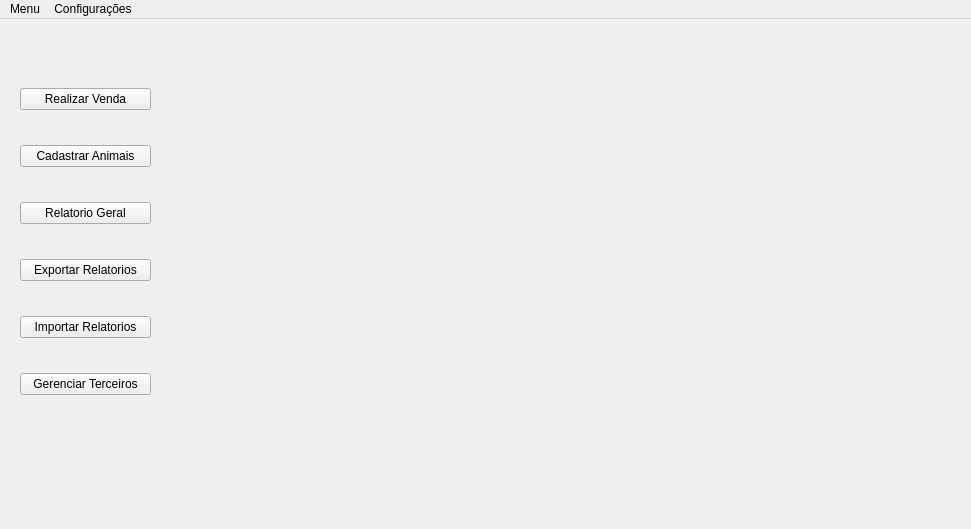
<?xml version="1.0" encoding="UTF-8"?>
<ui version="4.0">
 <class>MainWindow</class>
 <widget class="QMainWindow" name="MainWindow">
  <property name="geometry">
   <rect>
    <x>0</x>
    <y>0</y>
    <width>971</width>
    <height>529</height>
   </rect>
  </property>
  <property name="windowTitle">
   <string>MainWindow</string>
  </property>
  <widget class="QWidget" name="centralwidget">
   <widget class="QWidget" name="widget" native="true">
    <property name="geometry">
     <rect>
      <x>20</x>
      <y>30</y>
      <width>141</width>
      <height>421</height>
     </rect>
    </property>
    <widget class="QWidget" name="">
     <property name="geometry">
      <rect>
       <x>0</x>
       <y>10</y>
       <width>131</width>
       <height>371</height>
      </rect>
     </property>
     <layout class="QVBoxLayout" name="verticalLayout">
      <item>
       <widget class="QPushButton" name="pushButton">
        <property name="text">
         <string>Realizar Venda</string>
        </property>
       </widget>
      </item>
      <item>
       <widget class="QPushButton" name="pushButton_2">
        <property name="text">
         <string>Cadastrar Animais</string>
        </property>
       </widget>
      </item>
      <item>
       <widget class="QPushButton" name="pushButton_3">
        <property name="text">
         <string>Relatorio Geral</string>
        </property>
       </widget>
      </item>
      <item>
       <widget class="QPushButton" name="pushButton_4">
        <property name="text">
         <string>Exportar Relatorios</string>
        </property>
       </widget>
      </item>
      <item>
       <widget class="QPushButton" name="pushButton_5">
        <property name="text">
         <string>Importar Relatorios</string>
        </property>
       </widget>
      </item>
      <item>
       <widget class="QPushButton" name="pushButton_6">
        <property name="text">
         <string>Gerenciar Terceiros</string>
        </property>
       </widget>
      </item>
     </layout>
    </widget>
   </widget>
   <widget class="QStackedWidget" name="stackedWidget">
    <property name="geometry">
     <rect>
      <x>260</x>
      <y>70</y>
      <width>661</width>
      <height>271</height>
     </rect>
    </property>
    <property name="currentIndex">
     <number>2</number>
    </property>
    <widget class="QWidget" name="page">
     <widget class="QWidget" name="widget_2" native="true">
      <property name="geometry">
       <rect>
        <x>69</x>
        <y>29</y>
        <width>491</width>
        <height>221</height>
       </rect>
      </property>
     </widget>
    </widget>
    <widget class="QWidget" name="page_3"/>
    <widget class="QWidget" name="page_2">
     <widget class="QWidget" name="widget_3" native="true">
      <property name="geometry">
       <rect>
        <x>260</x>
        <y>80</y>
        <width>120</width>
        <height>80</height>
       </rect>
      </property>
     </widget>
    </widget>
   </widget>
  </widget>
  <widget class="QMenuBar" name="menuBar">
   <property name="geometry">
    <rect>
     <x>0</x>
     <y>0</y>
     <width>971</width>
     <height>22</height>
    </rect>
   </property>
   <widget class="QMenu" name="menuMenu">
    <property name="title">
     <string>Menu</string>
    </property>
    <addaction name="actionAlterar_Acessos"/>
    <addaction name="actionContatos_Associa_o"/>
    <addaction name="actionSair"/>
   </widget>
   <widget class="QMenu" name="menuConfigura_es">
    <property name="title">
     <string>Configurações</string>
    </property>
    <addaction name="actionFinanceiro"/>
   </widget>
   <addaction name="menuMenu"/>
   <addaction name="menuConfigura_es"/>
  </widget>
  <action name="actionAlterar_Acessos">
   <property name="text">
    <string>Alterar Acessos</string>
   </property>
  </action>
  <action name="actionFinanceiro">
   <property name="text">
    <string>Financeiro</string>
   </property>
  </action>
  <action name="actionSair">
   <property name="text">
    <string>Sair</string>
   </property>
  </action>
  <action name="actionContatos_Associa_o">
   <property name="text">
    <string>Contatos Associação</string>
   </property>
  </action>
 </widget>
 <resources/>
 <connections/>
</ui>
